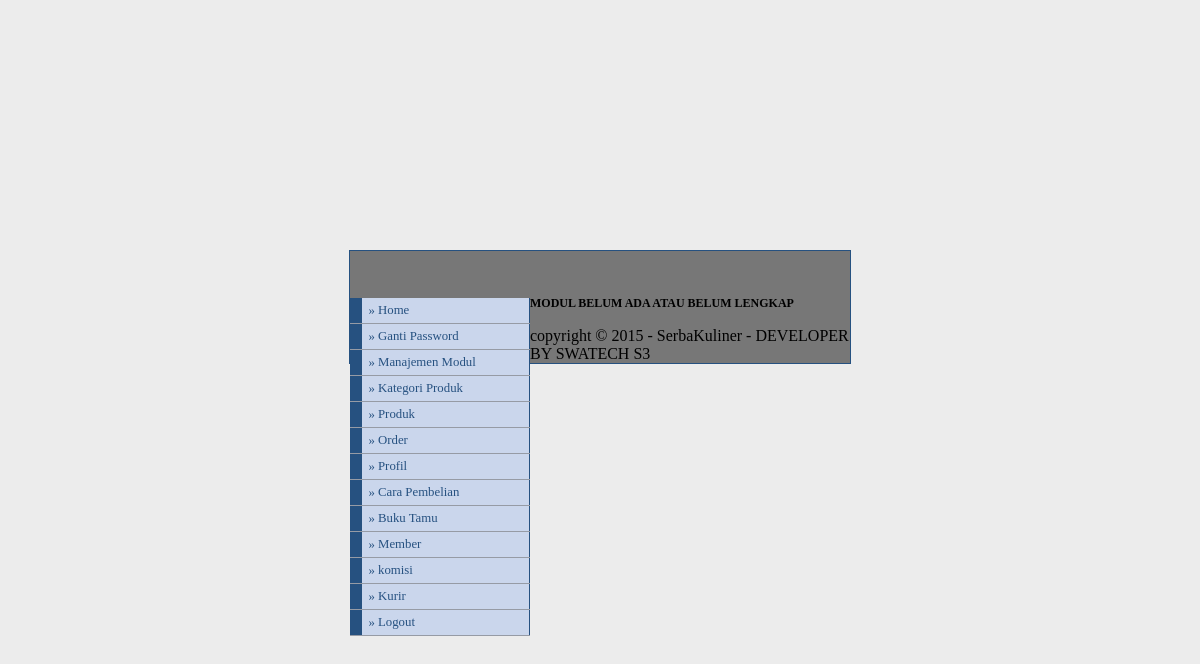
/web/input_supplier/media3.php (signed in), run on the app's committed database.
### tables this page shows
CREATE TABLE IF NOT EXISTS `modul` (
`id_modul` int(5) NOT NULL,
  `nama_modul` varchar(50) NOT NULL,
  `link` varchar(100) NOT NULL,
  `static_content` text NOT NULL,
  `gambar` varchar(100) NOT NULL,
  `status` enum('user','admin') NOT NULL,
  `aktif` enum('Y','N') NOT NULL,
  `urutan` int(5) NOT NULL
);

### web/input_supplier/menu.php (the view, shortened to what this page needs)
<?php
if ($_SESSION[leveluser_admin]=='admin'){
  $sql=mysql_query("select * from modul where aktif='Y' order by urutan");
}
else{
  $sql=mysql_query("select * from modul where status='user' and aktif='Y' order by urutan");
}
while ($m=mysql_fetch_array($sql)){
  echo "<li><a href='$m[link]'>&#187; $m[nama_modul]</a></li>";
}
?>

### web/input_supplier/style.css (style rules this page uses)
body { font-family: Tahoma; text-align: center; background-color:#ECECEC; }
#menu li { width: 180px; border-bottom: 1px solid #969BA5; margin: 0; padding: 0; font-size: 80%; vertical-align: bottom; }
#menu a:link, #menu a:visited { display: block; padding: 5px 5px 5px 0.5em; border-left: 12px solid #265180; border-right: 1px solid #265180; background-color: #CAD6EC; color: #265180; text-decoration: none; }
a:link,a:visited { color:#265180; }

### data on the page
modul: nama_modul "Ganti Password"
modul: nama_modul "Manajemen Modul"
modul: nama_modul "Kategori Produk"
modul: nama_modul "Produk"
modul: nama_modul "Order"
modul: nama_modul "Profil"
modul: nama_modul "Cara Pembelian"
modul: nama_modul "Buku Tamu"
modul: nama_modul "Member"
modul: nama_modul "komisi"
modul: nama_modul "Kurir"
